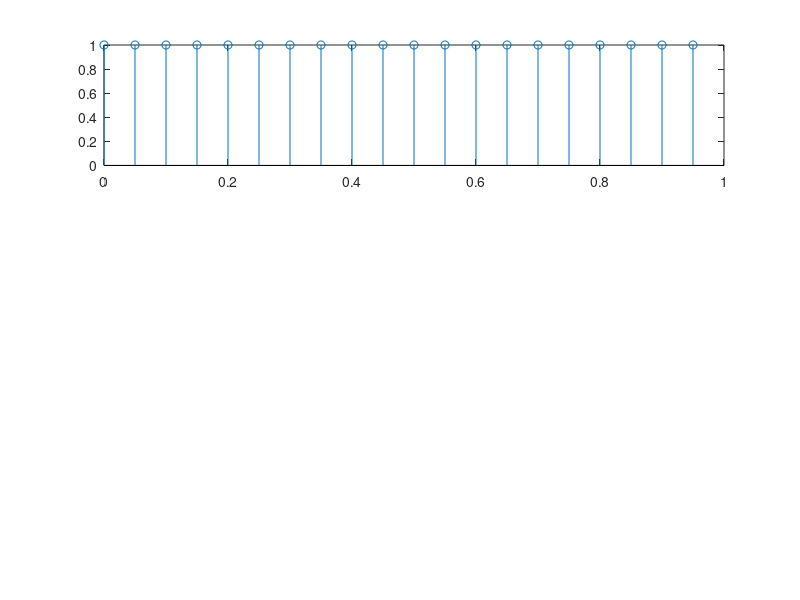

Source code (MATLAB): (Note: this script raises an error after producing the figure.)
%连续函数卷积的近视

%连续函数的卷积是先使用抽象信号对连续函数抽样，得到离散信号的序列，然后
%在使用离散序列的卷积方法卷积

%抽样间隔
dt=0.05;

%卷积函数x(t)=u(t)-u(t-1)
tx_start=0;
tx_end=1;

%卷积函数h(t)=sin(t)[u(t)-u(t-pi)]
th_start=0;
th_end=pi;

%得到抽样的时间序列的数量
Nx=fix((tx_end-tx_start)/dt);
Nh=fix((th_end-th_start)/dt);


%得到抽样的时间序列的标号，这个地方tx_start和th_start都是0
%但是一般情况下不是0，那么nx和nh开始的序列可能不一样，对应x轴有效范围上的不同
nx=fix(tx_start/dt)+(0:Nx-1);
nh=fix(th_start/dt)+(0:Nh-1);
% nx=nx*dt;
% nh=nh*dt;
%生成采样信号
x=ones(1,Nx);
%nh只是序列标号，乘以dt才是对应的x的值
h=sin(nh*dt);

%求离散卷积的范围
ny=(min(nx)+min(nh)):(max(nx)+max(nh));

%这里在离散卷积的基础上要乘以dt
y=conv(x,h)*dt;


%画出卷积之前的两个离散函数的图像,一定要记得乘以dt
subplot(3,1,1);
stem(nx*dt,x);
nx_ideal=0:0.01:1;
hold on;
plot(nx_ideal,heaviside(nx_ideal),'LineWidth',2,'Color','r');
axis([min(nx)*dt max(nx)*dt 0 max(x)]);

subplot(3,1,2);
stem(nh*dt,h);
nh_ideal=0:0.01:pi;
hold on;
plot(nh_ideal,sin(nh_ideal),'LineWidth',2,'Color','r');
axis([min(nh)*dt max(nh)*dt 0 max(h)]);


%画出卷积的函数图像
subplot(3,1,3);
stem(ny*dt ,y);
axis([min(ny)*dt max(ny)*dt 0 max(y)]);
hold on;
%画出理想的图像，进行对比y(t)
ny_ideal_1=0:0.01:1;
ny_ideal_2=1:0.01:pi;
ny_ideal_3=pi:0.01:(pi+1);

plot(ny_ideal_1,1-cos(ny_ideal_1),'LineWidth',2,'Color','r');
hold on;
plot(ny_ideal_2,cos(ny_ideal_2-1)-cos(ny_ideal_2),'LineWidth',2,'Color','r');
hold on;
plot(ny_ideal_3,cos(ny_ideal_3-1)+1,'LineWidth',2,'Color','r');



